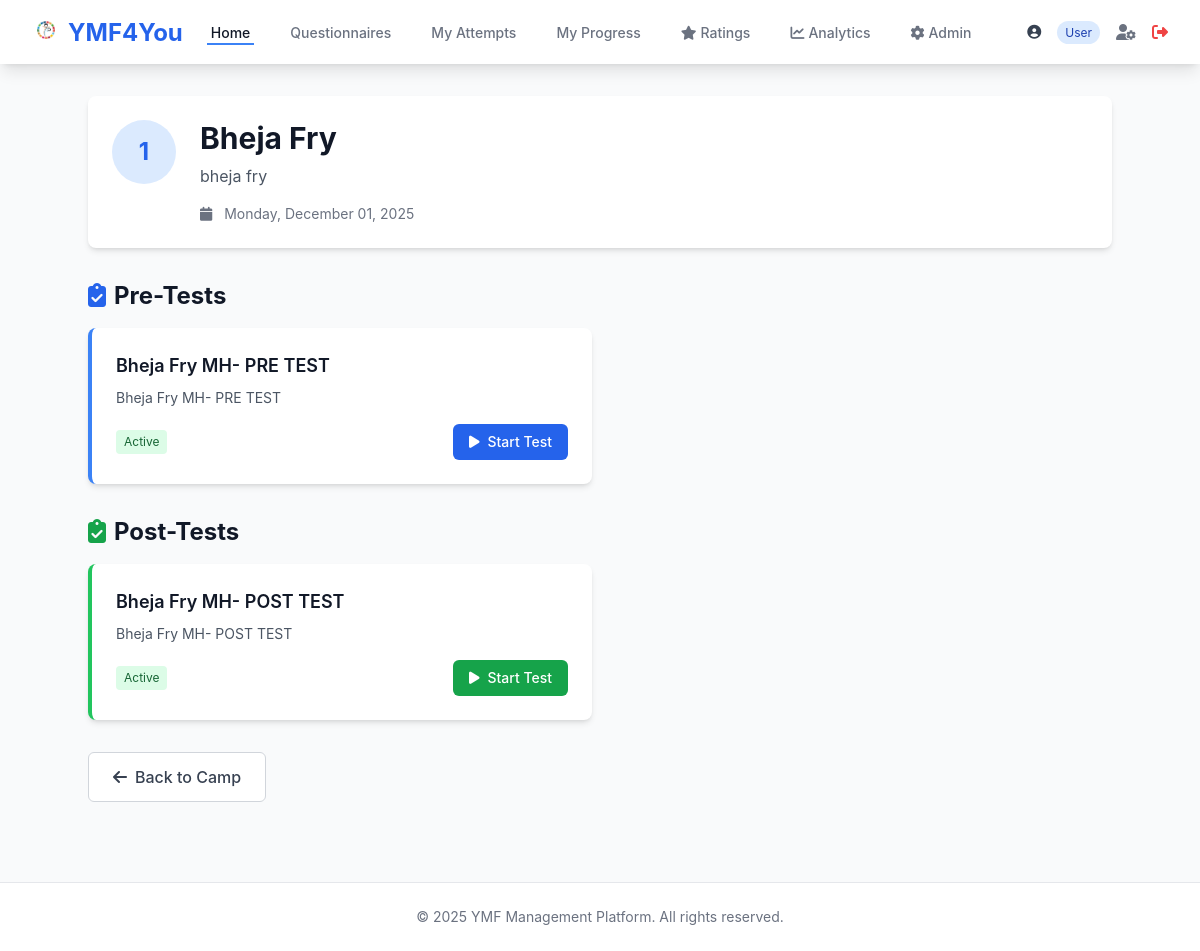
The app's page /session/1/ (signed in) with its own data.
### accounts/models.py (models this page shows, shortened)
class User(AbstractUser):
    ROLE_CHOICES = [
        ('USER', 'User'),
        ('VOLUNTEER', 'Volunteer'),
        ('ADMIN', 'Admin'),
    ]
    role = models.CharField(max_length=10, choices=ROLE_CHOICES, default='USER')
    first_name = models.CharField(max_length=150)
    last_name = models.CharField(max_length=150)
    email = models.EmailField(unique=True)
    phone = models.CharField(max_length=15, blank=True, null=True)
    profile_pic = models.ImageField(upload_to='profile_pics/', blank=True, null=True)
    created_at = models.DateTimeField(auto_now_add=True)
    updated_at = models.DateTimeField(auto_now=True)
    class Meta:
        ordering = ['-created_at']
    def is_admin_role(self):
        return self.role == 'ADMIN' or self.is_superuser
    def is_volunteer_role(self):
        return self.role == 'VOLUNTEER' or self.is_admin_role()

### core/models.py (models this page shows, shortened)
class Session(models.Model):
    camp           = models.ForeignKey(Camp, on_delete=models.CASCADE, related_name='sessions')
    session_number = models.IntegerField()
    title          = models.CharField(max_length=300)
    description    = models.TextField(blank=True)
    session_date   = models.DateField()
    is_active      = models.BooleanField(default=False)
    class Meta:
        unique_together = ['camp', 'session_number']
        ordering = ['camp', 'session_number']

### questionnaires/models.py (models this page shows, shortened)
class Questionnaire(models.Model):
    TEST_TYPE_CHOICES = [
        ('PRE', 'Pre-Test'),
        ('POST', 'Post-Test'),
        ('PRE_CAMP', 'Pre-Camp'),
        ('POST_CAMP', 'Post-Camp'),
        ('INTERCAMP', 'Intercamp'),
    ]
    title = models.CharField(max_length=300)
    description = models.TextField(blank=True)
    test_type = models.CharField(max_length=20, choices=TEST_TYPE_CHOICES)
    session = models.ForeignKey(Session, on_delete=models.CASCADE, null=True, blank=True, related_name='questionnaires')
    intercamp_activity = models.ForeignKey(IntercampActivity, on_delete=models.CASCADE, null=True, blank=True, related_name='questionnaires')
    batch = models.ForeignKey(Batch, on_delete=models.CASCADE, null=True, blank=True, related_name='questionnaires')
    time_limit_minutes = models.IntegerField(null=True, blank=True, help_text='Leave blank for no time limit')
    is_active = models.BooleanField(default=False)
    is_published = models.BooleanField(default=False)
    allow_multiple_attempts = models.BooleanField(default=False)
    open_date = models.DateTimeField(null=True, blank=True)
    close_date = models.DateTimeField(null=True, blank=True)
    created_by = models.ForeignKey(settings.AUTH_USER_MODEL, on_delete=models.SET_NULL, null=True)
    created_at = models.DateTimeField(auto_now_add=True)
    updated_at = models.DateTimeField(auto_now=True)
    class Meta:
        ordering = ['-created_at']

### core/views.py (the view)
# urls.py: path('session/<int:session_id>/', views.session_detail, name='session_detail'),
@login_required
@batch_required
def session_detail(request, session_id):
    session    = get_object_or_404(Session, id=session_id)
    pre_tests  = Questionnaire.objects.filter(session=session, test_type='PRE')
    post_tests = Questionnaire.objects.filter(session=session, test_type='POST')
    return render(request, 'core/session_detail.html', {
        'session':    session,
        'pre_tests':  pre_tests,
        'post_tests': post_tests,
    })

### core/templates/core/session_detail.html (shortened to what this page needs)
{% extends 'base.html' %}
{% block content %}
<div class="max-w-5xl mx-auto">
    <div class="bg-white rounded-lg shadow-md p-6 mb-8">
        <div class="flex items-start">
            <div class="flex-shrink-0">
                <span class="inline-flex items-center justify-center w-16 h-16 rounded-full bg-blue-100 text-blue-600 text-2xl font-bold">
                    {{ session.session_number }}
                </span>
            </div>
            <div class="ml-6 flex-1">
                <h1 class="text-3xl font-bold text-gray-900 mb-2">{{ session.title }}</h1>
                <p class="text-gray-600 mb-4">{{ session.description }}</p>
                <p class="text-sm text-gray-500">
                    <i class="fas fa-calendar mr-2"></i>
                    {{ session.session_date|date:"l, F d, Y" }}
                </p>
            </div>
        </div>
    </div>
    {% if pre_tests %}
    <div class="mb-8">
        <h2 class="text-2xl font-bold text-gray-900 mb-4">
            <i class="fas fa-clipboard-check text-blue-600 mr-2"></i>Pre-Tests
        </h2>
        <div class="grid grid-cols-1 md:grid-cols-2 gap-4">
            {% for test in pre_tests %}
            <div class="bg-white rounded-lg shadow-md p-6 border-l-4 border-blue-500">
                <h3 class="text-lg font-semibold text-gray-900 mb-2">{{ test.title }}</h3>
                <p class="text-sm text-gray-600 mb-4">{{ test.description|truncatewords:15 }}</p>
                <div class="flex items-center justify-between">
                    <span class="text-xs px-2 py-1 rounded {% if test.is_active %}bg-green-100 text-green-800{% else %}bg-gray-100 text-gray-600{% endif %}">
                        {% if test.is_active %}Active{% else %}Inactive{% endif %}
                    </span>
                    {% if test.is_active %}
                    <a href="{% url 'questionnaires:start_questionnaire' test.id %}" class="px-4 py-2 bg-blue-600 hover:bg-blue-700 text-white text-sm font-medium rounded-md">
                        <i class="fas fa-play mr-2"></i>Start Test
                    </a>
                    {% endif %}
                </div>
            </div>
            {% endfor %}
        </div>
    </div>
    {% endif %}
    {% if post_tests %}
    <div class="mb-8">
        <h2 class="text-2xl font-bold text-gray-900 mb-4">
            <i class="fas fa-clipboard-check text-green-600 mr-2"></i>Post-Tests
        </h2>
        <div class="grid grid-cols-1 md:grid-cols-2 gap-4">
            {% for test in post_tests %}
            <div class="bg-white rounded-lg shadow-md p-6 border-l-4 border-green-500">
                <h3 class="text-lg font-semibold text-gray-900 mb-2">{{ test.title }}</h3>
                <p class="text-sm text-gray-600 mb-4">{{ test.description|truncatewords:15 }}</p>
                <div class="flex items-center justify-between">
                    <span class="text-xs px-2 py-1 rounded {% if test.is_active %}bg-green-100 text-green-800{% else %}bg-gray-100 text-gray-600{% endif %}">
                        {% if test.is_active %}Active{% else %}Inactive{% endif %}
                    </span>
                    {% if test.is_active %}
                    <a href="{% url 'questionnaires:start_questionnaire' test.id %}" class="px-4 py-2 bg-green-600 hover:bg-green-700 text-white text-sm font-medium rounded-md">
                        <i class="fas fa-play mr-2"></i>Start Test
                    </a>
                    {% endif %}
                </div>
            </div>
            {% endfor %}
        </div>
    </div>
    {% endif %}
    <div class="mt-8">
        <a href="{% url 'core:camp_detail' session.camp.id %}" class="inline-flex items-center px-6 py-3 border border-gray-300 text-base font-medium rounded-md text-gray-700 bg-white hover:bg-gray-50">
            <i class="fas fa-arrow-left mr-2"></i>Back to Camp
        </a>
    </div>
</div>
{% endblock %}

### templates/base.html (shortened to what this page needs)
{% load static %}
<!DOCTYPE html>
<html lang="en">
<head>
    <script src="https://cdn.tailwindcss.com"></script>
    <link rel="stylesheet" href="https://cdnjs.cloudflare.com/ajax/libs/font-awesome/6.4.0/css/all.min.css">
</head>
<body class="bg-gray-50 min-h-screen">
    {% if user.is_authenticated %}
    <nav class="bg-white shadow-lg">
        <div class="max-w-7xl mx-auto px-4 sm:px-6 lg:px-8">
            <div class="flex justify-between h-16">
                <div class="flex items-center">
                    <div class="flex-shrink-0">
                        <a href="{% url 'core:homepage' %}" class="text-2xl font-bold text-blue-600">
                            <img src="{% static 'images/logo.png' %}" alt="YMF" class="inline-block w-7 h-7 mr-2" style="vertical-align:-3px; object-fit:contain;">YMF4You
                        </a>
                    </div>
                    <div class="hidden md:ml-6 md:flex md:space-x-8">
                        <a href="{% url 'core:homepage' %}" class="border-blue-500 text-gray-900 inline-flex items-center px-1 pt-1 border-b-2 text-sm font-medium">
                            Home
                        </a>
                        <a href="{% url 'questionnaires:questionnaire_list' %}" class="border-transparent text-gray-500 hover:border-gray-300 hover:text-gray-700 inline-flex items-center px-1 pt-1 border-b-2 text-sm font-medium">
                            Questionnaires
                        </a>
                        <a href="{% url 'questionnaires:my_attempts' %}" class="border-transparent text-gray-500 hover:border-gray-300 hover:text-gray-700 inline-flex items-center px-1 pt-1 border-b-2 text-sm font-medium">
                            My Attempts
                        </a>
                        <a href="{% url 'core:my_progress' %}" class="border-transparent text-gray-500 hover:border-gray-300 hover:text-gray-700 inline-flex items-center px-1 pt-1 border-b-2 text-sm font-medium">
                            My Progress
                        </a>
                        {% if user.is_volunteer_role %}
                        <a href="{% url 'ratings:pending_ratings' %}" class="border-transparent text-gray-500 hover:border-gray-300 hover:text-gray-700 inline-flex items-center px-1 pt-1 border-b-2 text-sm font-medium">
                            <i class="fas fa-star mr-1"></i> Ratings
                        </a>
                        {% endif %}
                        {% if user.is_admin_role %}
                        <a href="{% url 'analytics:dashboard' %}" class="border-transparent text-gray-500 hover:border-gray-300 hover:text-gray-700 inline-flex items-center px-1 pt-1 border-b-2 text-sm font-medium">
                            <i class="fas fa-chart-line mr-1"></i> Analytics
                        </a>
                        <a href="/admin/" class="border-transparent text-gray-500 hover:border-gray-300 hover:text-gray-700 inline-flex items-center px-1 pt-1 border-b-2 text-sm font-medium">
                            <i class="fas fa-cog mr-1"></i> Admin
                        </a>
                        {% endif %}
                    </div>
                </div>
                <div class="hidden md:ml-6 md:flex md:items-center">
                    <div class="flex items-center space-x-4">
                        <span class="text-sm text-gray-700">
                            <i class="fas fa-user-circle mr-1"></i>
                            <span class="text-xs bg-blue-100 text-blue-800 px-2 py-1 rounded-full ml-2">{{ user.get_role_display }}</span>
                        </span>
                        <a href="{% url 'accounts:profile' %}" class="text-gray-500 hover:text-gray-700">
                            <i class="fas fa-user-cog"></i>
                        </a>
                        <a href="{% url 'accounts:logout' %}" class="text-red-500 hover:text-red-700">
                            <i class="fas fa-sign-out-alt"></i>
                        </a>
                    </div>
                </div>
            </div>
        </div>
    </nav>
    {% endif %}
    <main class="max-w-7xl mx-auto px-4 sm:px-6 lg:px-8 py-8">
        {% block content %}{% endblock %}
    </main>
    <footer class="bg-white border-t border-gray-200 mt-12">
        <div class="max-w-7xl mx-auto py-6 px-4 sm:px-6 lg:px-8">
            <p class="text-center text-gray-500 text-sm">
                &copy; 2025 YMF Management Platform. All rights reserved.
            </p>
        </div>
    </footer>
</body>
</html>

### templates/base.html (style rules this page uses)
body { font-family: 'Inter', -apple-system, BlinkMacSystemFont, 'Segoe UI', Roboto, sans-serif; }

### records on screen
User: role "User"
Session: session_number "1", title "Bheja Fry", description "bheja fry", session_date "Monday, December 01, 2025"
Questionnaire: title "Bheja Fry MH- PRE TEST", description "Bheja Fry MH- PRE TEST", is_active "Active"
Questionnaire: title "Bheja Fry MH- POST TEST", description "Bheja Fry MH- POST TEST", is_active "Active"
